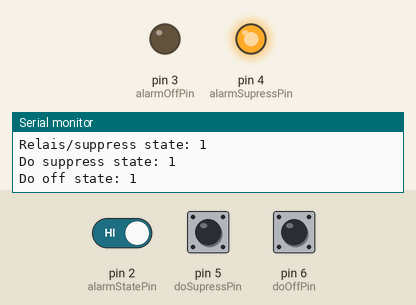
Simulated run of this sketch. Board: Arduino Uno, built with avr-gcc and run on an emulated ATmega328P. Parts: output pins drawn as LEDs (lit = HIGH), the last lines printed to the serial monitor. Dashed ring = blinking. The inputs (shaded band) are chosen by the test bench; at power-on: pin 6 (doOffPin) HIGH, pin 5 (doSupressPin) HIGH, pin 2 (alarmStatePin) HIGH.

Above: at 1.8 s.
1.9 s: pin 6 (doOffPin) pulled LOW for 3.2 s
At 5.1 s:
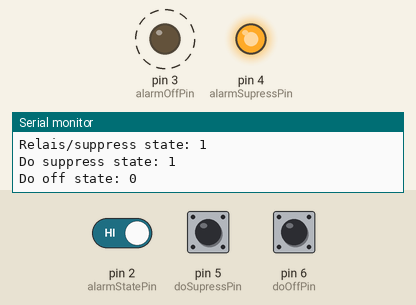
6.6 s: pin 5 (doSupressPin) pulled LOW for 0.6 s
At 7.9 s:
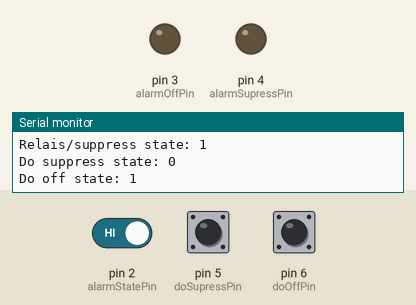
9.6 s: pin 5 (doSupressPin) pulled LOW for 3.2 s
At 13.9 s:
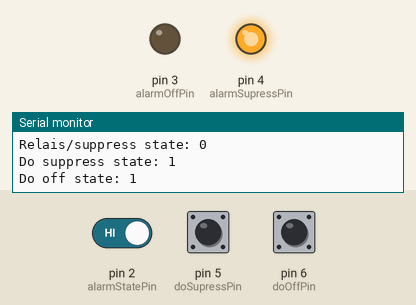
14.7 s: pin 2 (alarmStatePin) driven LOW and pin 5 (doSupressPin) driven LOW and pin 6 (doOffPin) driven LOW
At 15.8 s:
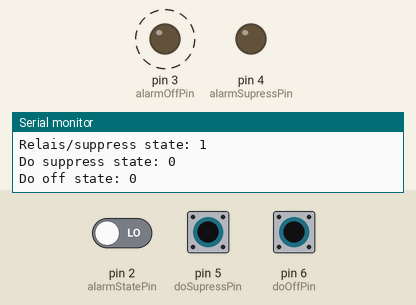
18.8 s: pin 5 (doSupressPin) driven HIGH
At 20.2 s:
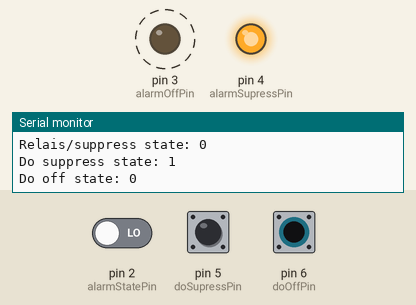
Timing chart, 0 to 23.9 s (numbered marks = the images above; inputs shaded):
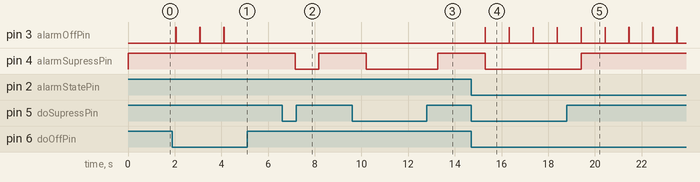

Measured:
- after the input at 1.9 s, pin 3 (alarmOffPin): alternates HIGH for 0.01 s and LOW for 1.0 s, 6 changes in all, then stays LOW, starting after 0.15 s
- after the input at 6.6 s, pin 4 (alarmSupressPin): HIGH → LOW after 0.56 s, → HIGH 1.0 s later
- after the input at 9.6 s, pin 4 (alarmSupressPin): HIGH → LOW after 0.61 s, → HIGH 3.1 s later
- after the input at 14.7 s, pin 3 (alarmOffPin): alternates HIGH for 0.01 s and LOW for 1.0 s, starting after 0.60 s; pin 4 (alarmSupressPin): HIGH → LOW after 0.60 s
- after the input at 18.8 s, pin 4 (alarmSupressPin): LOW → HIGH after 0.60 s

The sketch:

alarm.ino
```cpp
// user input pins

int doSupressPin = 5;
int doOffPin = 6;

// clock pins

int alarmStatePin = 2;
int alarmOffPin = 3;
int alarmSupressPin = 4;


void setup()                    // run once, when the sketch starts
{
  Serial.begin(9600);           // set up Serial library at 9600 bps

  // setup input pins

  pinMode(doSupressPin, INPUT);
  digitalWrite(doSupressPin, HIGH);

  pinMode(doOffPin, INPUT);
  digitalWrite(doOffPin, HIGH);

  // setup clock pins

  pinMode(alarmStatePin, INPUT);    // sets the digital pin as input to read switch
  digitalWrite(alarmStatePin, HIGH);

  pinMode(alarmOffPin, OUTPUT);      // sets the digital pin as output

  pinMode(alarmSupressPin, OUTPUT);
  digitalWrite(alarmSupressPin, HIGH);
}

void loop()                     // run over and over again
{
  Serial.print("Alarm state: ");
  Serial.println(digitalRead(alarmStatePin));    // Read the pin and display the value

  Serial.print("Relais/suppress state: ");
  Serial.println(digitalRead(alarmSupressPin));    // Read the pin and display the value

  Serial.print("Do suppress state: ");
  Serial.println(digitalRead(doSupressPin));    // Read the pin and display the value

  Serial.print("Do off state: ");
  Serial.println(digitalRead(doOffPin));    // Read the pin and display the value


  // detect supress call
  if (digitalRead(doSupressPin) == 0) {
    digitalWrite(alarmSupressPin, LOW);   // supress alarm
  }

  else  {
    digitalWrite(alarmSupressPin, HIGH);   // no supress signal -> relais on
  }

  // detect off call
  if (digitalRead(doOffPin) == 0) {
    digitalWrite(alarmOffPin, HIGH);   // schakel alarm uit
    delay(10);
    digitalWrite(alarmOffPin, LOW);   // mag niet op off blijven staan
  }


  // detect off call
  //if (digitalRead(doOffPin) == 1) {
  //  digitalWrite(alarmOffPin, HIGH);   // schakel alarm uit
  //}

  delay(1000);
}
```
